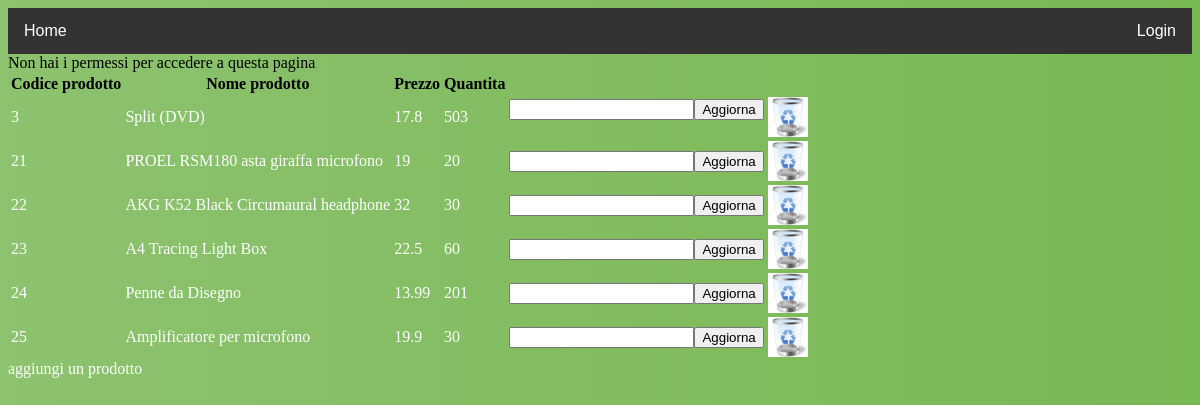
The app's page /admin/show_products.php with its own data.
### tables this page shows
CREATE TABLE `prodotti` (
  `codice_prodotto` int(15) NOT NULL,
  `nome_prodotto` varchar(50) NOT NULL,
  `prezzo` double NOT NULL,
  `quantita` int(11) NOT NULL,
  `immagine` varchar(50) NOT NULL,
  `descrizione` longtext NOT NULL,
  `categoria` varchar(50) NOT NULL
);

### admin/admin_functions.php (the view, shortened to what this page needs)
<?php
function show_products_admin($products) {
    echo "<table>";
    echo"<tr>";
    echo"<th>Codice prodotto</th>";
    echo"<th>Nome prodotto</th>";
    echo"<th>Prezzo</th>";
    echo"<th>Quantita</th>";
    echo"</tr>";
    while ($list = $products->fetch(PDO::FETCH_ASSOC)) {
        echo "<tr>";
        echo "<td>" . $list['codice_prodotto'] . "</td>";
        echo "<td>" . $list['nome_prodotto'] . "</td>";
        echo "<td>" . $list['prezzo'] . "</td>";
        echo "<td>" . $list['quantita'] . "</td>";
        echo "<td>";
        echo "<form method=GET action='buy_product.php'>";
        echo "<input type='number' name='quantita' length=5>";
        echo "<input type='submit' value='Aggiorna'>";
        echo "</td>";
        echo "<td>" . "<a href='remove_product.php?id=" . $list['codice_prodotto'] . "'> <img src='img/delete.jpg'> </a></td>";
        echo "</tr>";
    }
    echo "</table>";
}

### css/global.css (style rules this page uses)
a:visited, a:link { text-decoration: none; color: white; }
td { color: white; }

### admin/show_products.php (style rules this page uses)
img { width: 40px; height: 40px; }

### records on screen
prodotti: codice_prodotto "3", nome_prodotto "Split (DVD)", prezzo "17.8", quantita "503"
prodotti: codice_prodotto "21", nome_prodotto "PROEL RSM180 asta giraffa microfono", prezzo "19", quantita "20"
prodotti: codice_prodotto "22", nome_prodotto "AKG K52 Black Circumaural headphone", prezzo "32", quantita "30"
prodotti: codice_prodotto "23", nome_prodotto "A4 Tracing Light Box", prezzo "22.5", quantita "60"
prodotti: codice_prodotto "24", nome_prodotto "Penne da Disegno", prezzo "13.99", quantita "201"
prodotti: codice_prodotto "25", nome_prodotto "Amplificatore per microfono", prezzo "19.9", quantita "30"
